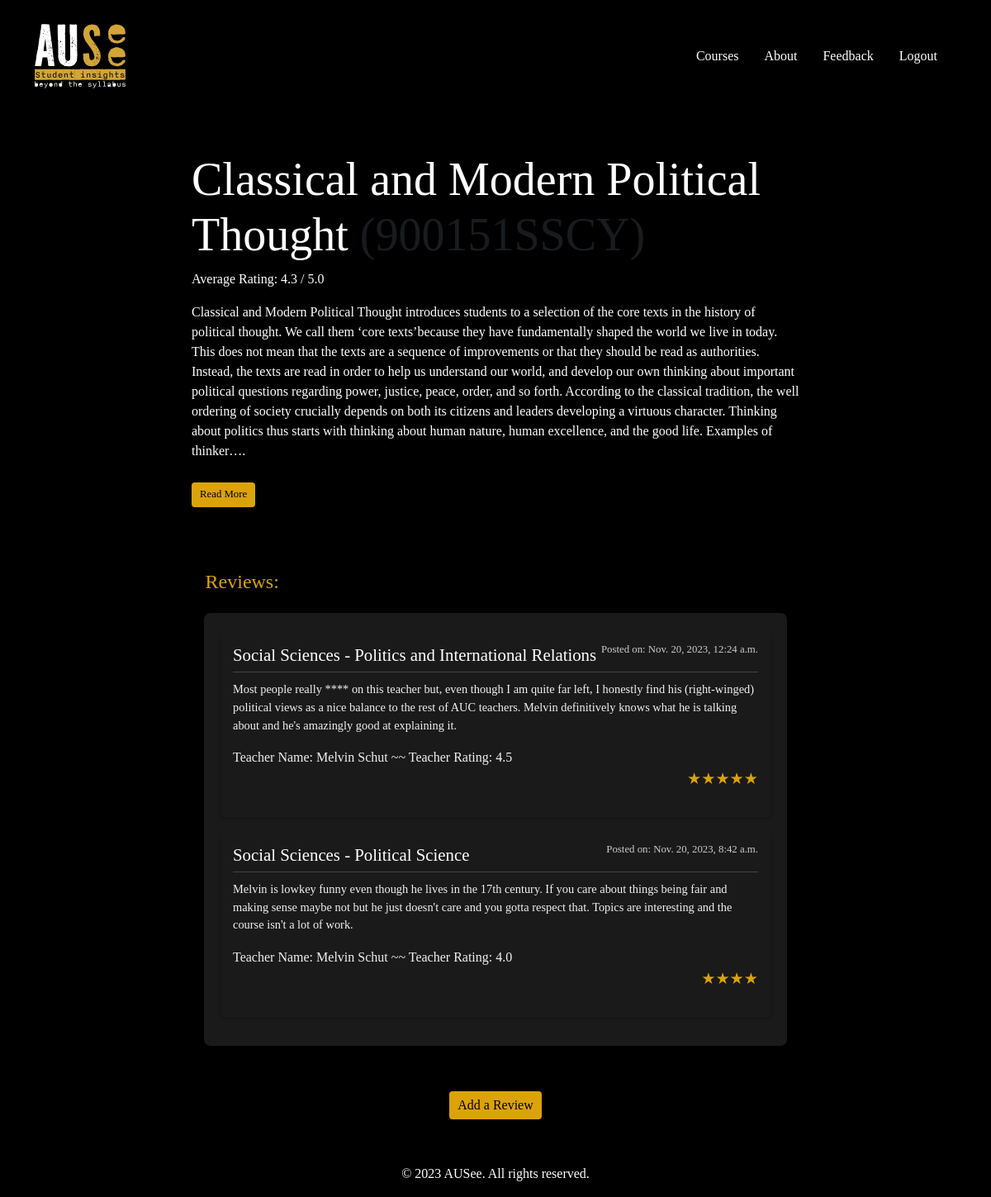
Screenshot of /courses/125/ (signed in) with the database file from the repository.
### reviews/models.py (models this page shows, shortened)
class Course(models.Model):
    name = models.CharField(max_length=255)
    code = models.CharField(max_length=50)
    description = models.TextField(blank=True, null=True)
    level = models.PositiveSmallIntegerField(choices=LEVEL_CHOICES, default=100)
    def average_rating(self):
        reviews = self.review_set.all()
        if not reviews:
            return None
        total_rating = sum([review.rating for review in reviews])
        avg_rating = total_rating / len(reviews)
        return round(avg_rating, 1)  # round to 1 decimal place

class Review(models.Model):
    course = models.ForeignKey(Course, on_delete=models.CASCADE)
    text = models.TextField()
    rating = models.FloatField(choices=RATING_CHOICES)
    teacher_name = models.CharField(max_length=100, blank = True, null = True)
    teacher_quality = models.FloatField(choices=RATING_CHOICES, blank = True, null = True)
    created_date = models.DateTimeField(auto_now_add=True)
    updated_date = models.DateTimeField(auto_now=True)
    user = models.ForeignKey('users.CustomUser', on_delete=models.CASCADE)

### users/models.py (models this page shows)
class CustomUser(AbstractUser):
    joined_date = models.DateTimeField(auto_now_add=True)
    major = models.CharField(max_length=50, choices=MAJOR_CHOICES, default='Sciences')
    track = models.CharField(max_length=80)

### reviews/views.py (the view)
# urls.py: path('<int:course_id>/', views.course_detail, name='course_detail'),
def course_detail(request, course_id):
    course = get_object_or_404(Course, id=course_id)
    year_filter = request.GET.get('year')
    if year_filter:
        reviews = Review.objects.filter(course=course, created_date__year=year_filter)
    else:
        reviews = Review.objects.filter(course=course)
    years = set(review.created_date.year for review in reviews)
    if request.method == "POST":
        form = ReviewForm(request.POST)
        if form.is_valid():
            review = form.save(commit=False)
            review.course = course
            review.user = request.user  # Set the user for the review
            review.save()
            return redirect('reviews:course_detail', course_id=course_id)
    else:
        form = ReviewForm()
    if 'delete_review' in request.POST:
        review_id = request.POST.get('review_id')
        review = Review.objects.get(id=review_id, user=request.user)
        review.delete()
        return HttpResponseRedirect(request.path_info)
    context = {
        'course': course,
        'reviews': reviews,
        'form': form,
        'current_year': year_filter,
        'available_years': years
    }
    return render(request, 'reviews/course_detail.html', context)

### reviews/templates/reviews/course_detail.html (shortened to what this page needs)
{% extends "base.html" %}
{% block content %}
<div class="container-main">
    <div class="row">
        <div class="col-md-8 offset-md-2">
            <h2 class="display-4">{{ course.name }} <span class="text-muted">({{ course.code }})</span></h2>
            <p><strong>Average Rating:</strong> {{ course.average_rating }} / 5.0</p>
            <div id="courseSummaryShort">
                <p>{{ course.description|truncatechars:800 }}.</p>
                <button id="toggleSummary" class="btn btn-primary" onclick="toggleDescription()">Read More</button>
            </div>
            <h3 class="topicx">Reviews:</h3>
            <div class="reviews-scrollbox">
                <ul class="list-unstyled">
                    <div class="review-container">
                        {% for review in reviews %}
                        <div class="review-item">
                            <div class="review-header">
                                <span class="review-major">{{ review.user.major }} - {{ review.user.track }}</span>
                                <span class="review-date">Posted on: {{ review.created_date }}</span>
                            </div>
                            <div class="review-body">
                                <p class="review-text">{{ review.text }}</p>
                                {% if review.teacher_name %}
                                <div class="review-teacher">
                                    <span>Teacher Name: {{ review.teacher_name }} ~~</span>
                                    <span>Teacher Rating: {{ review.teacher_quality }}</span>
                                </div>
                                {% endif %}
                            </div>
                                <p>
                                    <span class="star-rating" data-rating="{{ review.rating|floatformat:1 }}"></span>
                                </p>
                        </div>
                        {% endfor %}
                    </div>
                </ul>
            </div>
            {% if user.is_authenticated %}
            <div class="container mt-5">
                <div class="row">
                    <div class="col-md-8 offset-md-2">
                        <div class="text-center mb-4">
                            <button id="addReviewButton" class="btn btn-third" onclick="toggleReviewForm()">Add a Review</button>
                        </div>
                    </div>
                </div>
            </div>
            {% endif %}
        </div>
    </div>
</div>
{% endblock %}

### templates/base.html (style rules this page uses)
body, html { height: 100%; background-color: black; font-family: nitti-tywriter; }
.wrapper { min-height: 100%; display: flex; flex-direction: column; }

### reviews/templates/reviews/course_detail.html (style rules this page uses)
.review-container { background-color: #1a1a1a; border-radius: 8px; padding: 20px; color: #f1f1f1; }
.review-item { background-color: #1a1a1a; border-radius: 4px; margin-bottom: 10px; padding: 15px; box-shadow: 0 2px 4px rgba(0,0,0,.2); }
.review-header { display: flex; justify-content: space-between; margin-bottom: 5px; }
.review-major { font-weight: bold; color: #4b9cd3; }
.review-date { font-size: 0.8em; color: #cccccc; }
.review-body { border-top: 1px solid #444; padding-top: 10px; }
.review-text { font-size: 0.9em; color: #f1f1f1; }
.review-teacher { margin-top: 10px; }
.reviews-scrollbox { max-height: 700px; overflow-y: auto; background-color: #000000; border-radius: 8px; padding: 15px; margin-bottom: 20px; box-shadow: 0 2px 4px rgba(0,0,0,.1); scroll-behavior: smooth; scrollbar-width: thin; }
.review-item { padding-bottom: 15px; margin-bottom: 15px; }
.review-item:last-child { border-bottom: none; }
.review-major { font-family: PF Fuel Grime; font-size: 1.3em; font-weight: 10; color: #ffffff; }
.review-text { font-size: 0.9em; color: #f1f1f1; font-weight: 100; }
.btn-primary { background-color: #dba309; color: #000000; border: none; border-radius: 4px; padding: 5px 10px; cursor: pointer; margin-top: 10px; font-size: 0.8em; }
.btn-third { background-color: #dba309; color: #000000; border: none; border-radius: 4px; padding: 5px 10px; cursor: pointer; margin-top: -40px; font-size: 1.0em; }
.star-rating { font-size: 1.2em; color: #dba309; font-weight: 100; display: flex; justify-content: right; }
.container-main { background-color: #000000; color: #ffffff; font-weight: 100; }
.btn-primary { margin-bottom: 5%; }
.topicx { font-family: PF Fuel Grime; font-size: 1.5em; font-weight: 10; color: #dba309; margin-left: 2.25%; margin-top: 40px; }

### rows the page displays
Course: name "Classical and Modern Political Thought", code "900151SSCY", average_rating "4.3", description "Classical and Modern Political Thought introduces students to a selection of the core texts in the history of political thought. We call them ‘core texts’because they have fundamentally shaped the world we live in today. This does not mean that the texts are a sequence of improvements or that they should be read as authorities. Instead, the texts are read in order to help us understand our world, and develop our own thinking about important political questions regarding power, justice, peace, order, and so forth. According to the classical tradition, the well ordering of society crucially depends on both its citizens and leaders developing a virtuous character. Thinking about politics thus…"
Review: user.major "Social Sciences", user.track "Politics and International Relations", created_date "Nov. 20, 2023, 12:24 a.m.", text "Most people really **** on this teacher but, even though I am quite far left, I honestly find his (right-winged) political views as a nice balance to the rest of AUC teachers. Melvin definitively knows what he is talking about and he's amazingly good at explaining it.", teacher_name "Melvin Schut", teacher_quality "4.5"
Review: user.major "Social Sciences", user.track "Political Science", created_date "Nov. 20, 2023, 8:42 a.m.", text "Melvin is lowkey funny even though he lives in the 17th century. If you care about things being fair and making sense maybe not but he just doesn't care and you gotta respect that. Topics are interesting and the course isn't a lot of work.", teacher_name "Melvin Schut", teacher_quality "4.0"
